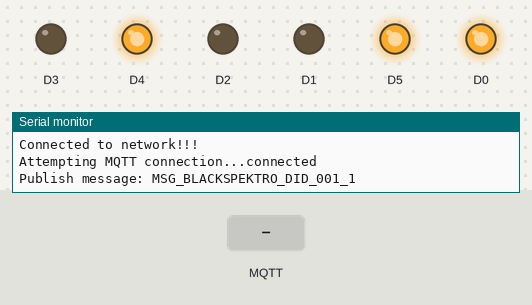
The sketch below on a simulated ESP8266 (NodeMCU). Parts: output pins drawn as LEDs (lit = HIGH), the last lines printed to the serial monitor. Inputs (shaded band) come from the test bench. WiFi joins after 1.5 s; servers stay silent unless stated; random numbers use the default seed unless the sketch sets one; no MQTT or app messages arrive unless stated.

Above: at 3.7 s.
3.8 s: MQTT message "L1OFF" arrives on the first subscribed topic
At 4.2 s:
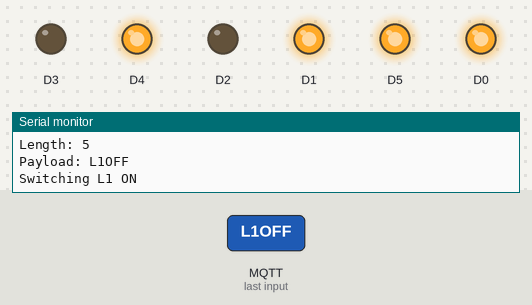
5.3 s: MQTT message "L4OFF" arrives on the first subscribed topic
At 6.5 s:
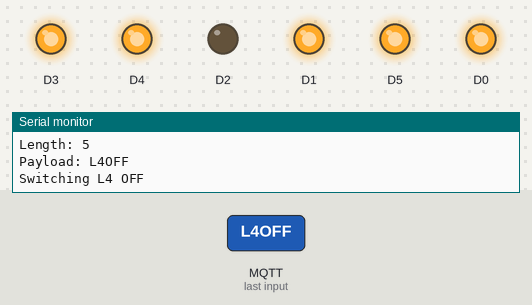
6.8 s: MQTT message "L1ON" arrives on the first subscribed topic
At 7.7 s:
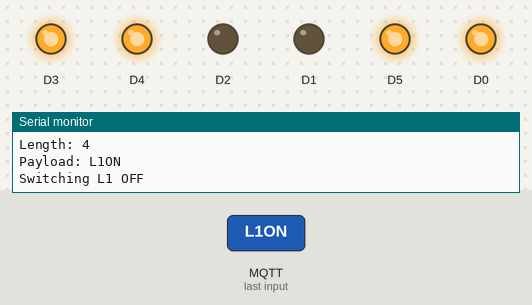
8.3 s: MQTT message "L2OFF" arrives on the second subscribed topic
At 8.8 s:
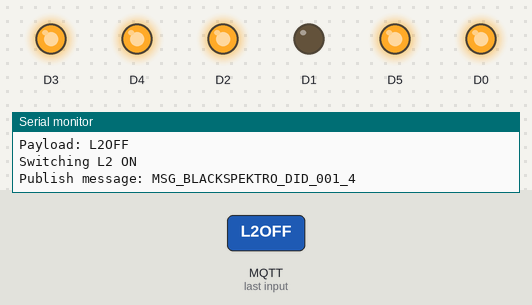
9.8 s: MQTT message "L3ON" arrives on the first subscribed topic
At 11.0 s:
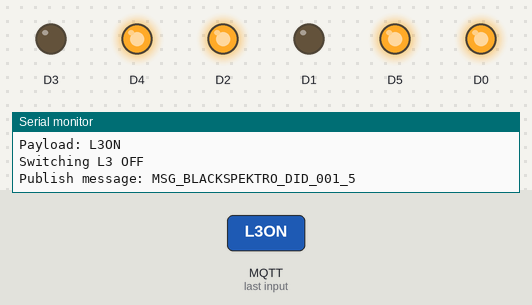
11.3 s: MQTT message "L1OFF" arrives on the second subscribed topic
At 12.3 s:
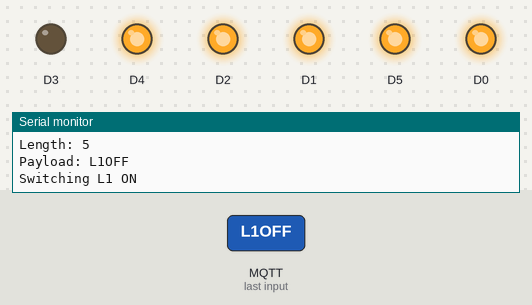
Timing chart, 0 to 13.8 s (numbered marks = the images above; inputs shaded):
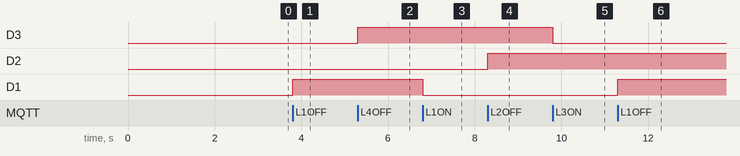

The sketch:

mqttControl.ino
```cpp
#include <PubSubClient.h>
#include <ESP8266WiFi.h>          //ESP8266 Core WiFi Library (you most likely already have this in your sketch)
#include <WiFiManager.h>          //https://github.com/tzapu/WiFiManager WiFi Configuration Magic

const char* mqtt_server = "iot.eclipse.org";

WiFiClient espClient;
PubSubClient client(espClient);
long lastMsg = 0;
char msg[50];
int value = 0;
char message_buff[100];

void callback(char* topic, byte* payload, unsigned int length)
{

    int i = 0;

  Serial.println("Message arrived:  topic: " + String(topic));
  Serial.println("Length: " + String(length,DEC));

  // create character buffer with ending null terminator (string)
  for(i=0; i<length; i++) {
    message_buff[i] = payload[i];
  }
  message_buff[i] = '\0';

  String msgString = String(message_buff);

  Serial.println("Payload: " + msgString);
  int state = digitalRead(14);  // get the current state of GPIO1 pin
  /*
   * IO PIN MAPPING OF NODEMCU
   *
   * IO INDEX - GPIO PINS
   *
   * o-16
   * 1-5
   * 2-4
   * 3-0
   * 4-2
   * 5-14
   * 6-12
   * 7-13
   * 8-15
   * 9-3
   * 10-1
   * 11-9
   * 12-10
   *
   */

  if (msgString == "L1OFF"){    // if there is a "1" published to any topic (#) on the broker then:
    digitalWrite(D1, HIGH);     // set pin to the opposite state
    Serial.println("Switching L1 ON");
  }
  else if(msgString == "L1ON")
  {

    digitalWrite(D1, LOW);     // set pin to the opposite state
    Serial.println("Switching L1 OFF");
  }
  if (msgString == "L2OFF"){    // if there is a "1" published to any topic (#) on the broker then:
    digitalWrite(D2, HIGH);     // set pin to the opposite state
    Serial.println("Switching L2 ON");
  }
  else if(msgString == "L2ON")
  {

    digitalWrite(D2, LOW);     // set pin to the opposite state
    Serial.println("Switching L2 OFF");
  }
  if (msgString == "L3OFF"){    // if there is a "1" published to any topic (#) on the broker then:
    digitalWrite(D3, HIGH);     // set pin to the opposite state
    Serial.println("Switching L3 ON");
  }
  else if(msgString == "L3ON")
  {

    digitalWrite(D3, LOW);     // set pin to the opposite state
    Serial.println("Switching L3 OFF");
  }
  if (msgString == "L4ON"){    // if there is a "1" published to any topic (#) on the broker then:
    digitalWrite(0, LOW);     // set pin to the opposite state
    Serial.println("Switching L4 ON");
  }
  else if(msgString == "L4OFF")
  {

    digitalWrite(0, HIGH);     // set pin to the opposite state
    Serial.println("Switching L4 OFF");
  }
  if (msgString == "PPON"){    // if there is a "1" published to any topic (#) on the broker then:
    digitalWrite(2, HIGH);     // set pin to the opposite state
    Serial.println("Switching PP ON");
  }
  else if(msgString == "PPOFF")
  {

    digitalWrite(2, LOW);     // set pin to the opposite state
    Serial.println("Switching PP OFF");
  }
  if (msgString == "SLON"){    // if there is a "1" published to any topic (#) on the broker then:
    digitalWrite(14, HIGH);     // set pin to the opposite state
    Serial.println("Switching SL ON");
  }
  else if(msgString == "SLOFF")
  {
    digitalWrite(14, LOW);     // set pin to the opposite state
    Serial.println("Switching SL OFF");
  }
}

void reconnect()
{
  // Loop until we're reconnected
  while (!client.connected())
  {
    Serial.print("Attempting MQTT connection...");
    // Create a random client ID
    String clientId = "ESP8266Client-";
    clientId += String(random(0xffff), HEX);
    // Attempt to connect
    if (client.connect(clientId.c_str())) {
      Serial.println("connected");
      // Once connected, publish an announcement...
      client.publish("blackspektro/outtopic", "DID 001 ONLINE CONFIRMED");
      // ... and resubscribe
      client.subscribe("avirup171");
      client.subscribe("sit/it");
    }
    else
    {
      Serial.print("failed, rc=");
      Serial.print(client.state());
      Serial.println(" try again in 5 seconds");
      // Wait 5 seconds before retrying
      delay(5000);
    }
  }
}

void setup()
{
  //ESP.reset();
  delay(1000);
  pinMode(16, OUTPUT);
  pinMode(5, OUTPUT);
  pinMode(4, OUTPUT);
  pinMode(0, OUTPUT);
  pinMode(2, OUTPUT);
  pinMode(14, OUTPUT);
  digitalWrite(16,HIGH);
  digitalWrite(5,HIGH);
  digitalWrite(4,HIGH);
  digitalWrite(0,HIGH);
  digitalWrite(2,HIGH);
  digitalWrite(14,HIGH);
  digitalWrite(D1,LOW);
  digitalWrite(D2,LOW);
  digitalWrite(D3,LOW);
  Serial.begin(115200);
  delay(10);
  WiFiManager wifiManager;
//wifiManager.resetSettings();
  wifiManager.autoConnect("NodeMCU");
  Serial.println("Connected to network!!!");
  Serial.println();
  Serial.println();
  client.setServer(mqtt_server, 1883);
  client.setCallback(callback);
}
void loop()
{
  if (!client.connected())
  {
    reconnect();
  }
  client.loop();
  long now = millis();
  if (now - lastMsg > 2000)
  {
    lastMsg = now;
    ++value;
    snprintf (msg, 75, "MSG_BLACKSPEKTRO_DID_001_%ld", value);
    Serial.print("Publish message: ");
    Serial.println(msg);
    client.publish("blackspektro/outtopic", msg);
    if(value>20000)
      value=0;
  }
}
```

Measured:
- after the input at 3.8 s, D1: LOW → HIGH at once
- after the input at 5.3 s, D3: LOW → HIGH at once
- after the input at 6.8 s, D1: HIGH → LOW at once
- after the input at 8.3 s, D2: LOW → HIGH at once
- after the input at 9.8 s, D3: HIGH → LOW at once
- after the input at 11.3 s, D1: LOW → HIGH at once
